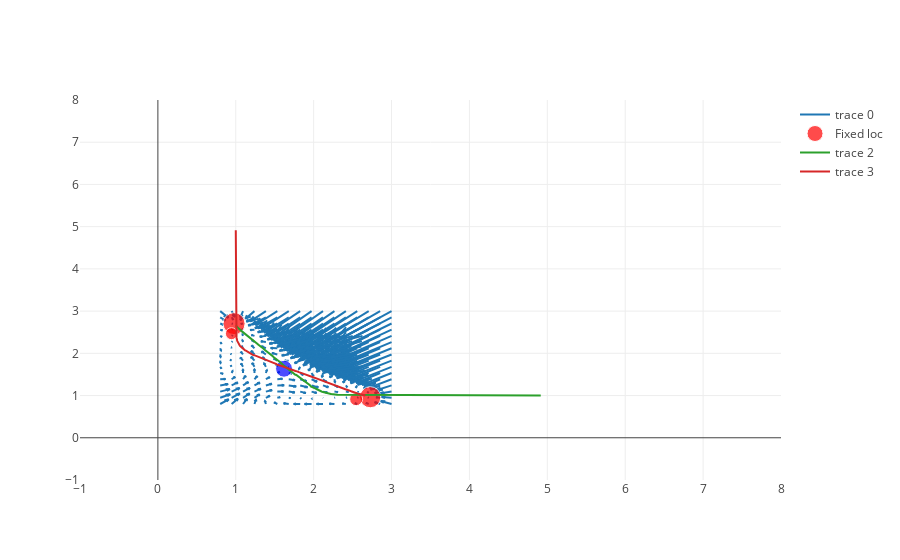

The notebook cell this image was saved under:
### Code cell
i = 0
[a, cur_eigs] = plotSingle(GP_fit_saves[i], data_decision)

### Figure 1 — Plotly figure (JSON) as saved in the notebook; plotly's stock layout.template omitted (floating-point values rounded to 4 significant figures; data arrays with more than 128 entries replaced by an {"elided": "..."} marker saying what was removed)
{"data": [{"mode": "lines", "type": "scatter", "x": {"elided": "1792 float values"}, "y": {"elided": "1792 float values"}}, {"marker": {"color": ["red", "red", "blue", "red", "red"], "size": [22, 21.13, 16.95, 12, 13.0]}, "mode": "markers", "name": "Fixed loc", "type": "scatter", "x": [0.9781, 2.727, 1.62, 0.944, 2.545], "y": [2.703, 0.9609, 1.635, 2.466, 0.9142]}, {"type": "scatter", "x": {"elided": "1234 float values"}, "y": {"elided": "1234 float values"}}, {"type": "scatter", "x": {"elided": "1234 float values"}, "y": {"elided": "1234 float values"}}], "layout": {"xaxis": {"range": [-1, 8]}, "yaxis": {"range": [-1, 8]}}}
